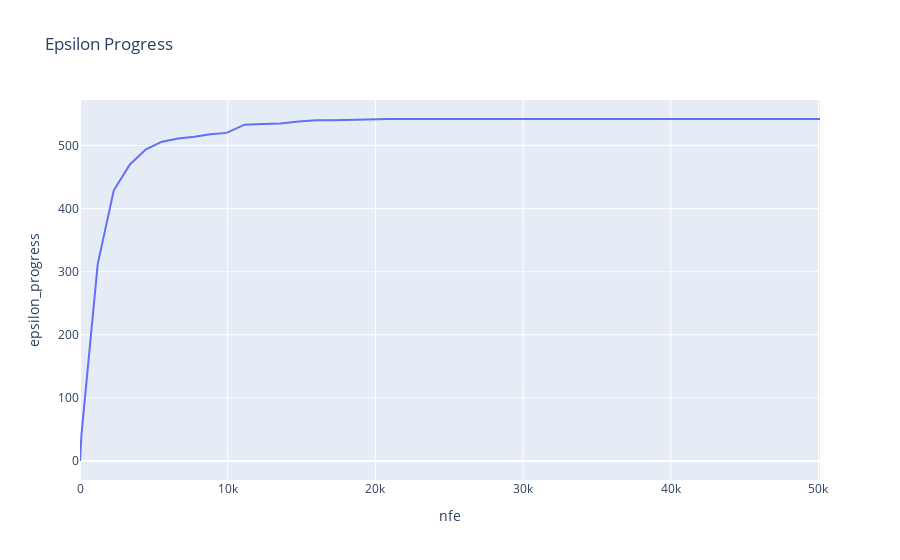

This figure's notebook cell:
### Markdown cell above
### Check for Convergence
The optimization algorithm is now checked for convergence based on the Epsilon progress

### Code cell
fig0 = px.line(convergence, x = "nfe", y = "epsilon_progress", title="Epsilon Progress")
fig0.show()

### Figure 1 — Plotly figure (JSON) as saved in the notebook; plotly's stock layout.template omitted (floating-point values rounded to 4 significant figures)
{"data": [{"hovertemplate": "nfe=%{x}<br>epsilon_progress=%{y}<extra></extra>", "legendgroup": "", "line": {"color": "#636efa", "dash": "solid"}, "marker": {"symbol": "circle"}, "mode": "lines", "name": "", "orientation": "v", "showlegend": false, "type": "scatter", "x": [0, 100, 1199, 2288, 3378, 4469, 5557, 6650, 7744, 8837, 9929, 11138, 12353, 13576, 14792, 16010, 17228, 18441, 19653, 20868, 22084, 23304, 24520, 25739, 26958, 28177, 29399, 30614, 31834, 33054, 34275, 35496, 36717, 37938, 39156, 40370, 41587, 42801, 44022, 45235, 46455, 47671, 48888, 50104], "xaxis": "x", "y": [0, 42, 312, 429, 470, 494, 506, 511, 514, 518, 520, 533, 534, 535, 538, 540, 540, 541, 542, 542, 542, 542, 542, 542, 542, 542, 542, 542, 542, 542, 542, 542, 542, 542, 542, 542, 542, 542, 542, 542, 542, 542, 542, 542], "yaxis": "y"}], "layout": {"legend": {"tracegroupgap": 0}, "title": {"text": "Epsilon Progress"}, "xaxis": {"anchor": "y", "domain": [0, 1], "title": {"text": "nfe"}}, "yaxis": {"anchor": "x", "domain": [0, 1], "title": {"text": "epsilon_progress"}}}}
